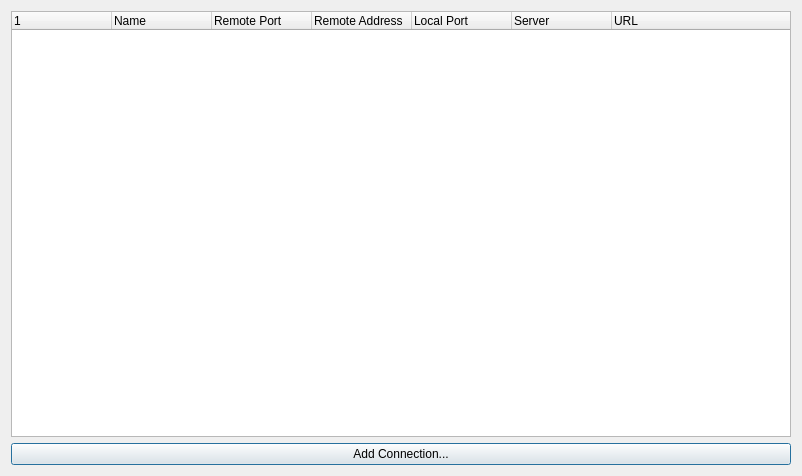
<?xml version="1.0" encoding="UTF-8"?>
<ui version="4.0">
 <class>Dialog</class>
 <widget class="QDialog" name="Dialog">
  <property name="geometry">
   <rect>
    <x>0</x>
    <y>0</y>
    <width>802</width>
    <height>476</height>
   </rect>
  </property>
  <property name="windowTitle">
   <string>SSH Tunnel</string>
  </property>
  <property name="windowIcon">
   <iconset>
    <normaloff>:/icon_main</normaloff>:/icon_main</iconset>
  </property>
  <property name="locale">
   <locale language="English" country="Europe"/>
  </property>
  <layout class="QVBoxLayout" name="verticalLayout">
   <item>
    <widget class="QTreeWidget" name="treeWidget">
     <property name="headerHidden">
      <bool>false</bool>
     </property>
     <property name="columnCount">
      <number>7</number>
     </property>
     <attribute name="headerVisible">
      <bool>true</bool>
     </attribute>
     <column>
      <property name="text">
       <string/>
      </property>
     </column>
     <column>
      <property name="text">
       <string>Name</string>
      </property>
     </column>
     <column>
      <property name="text">
       <string notr="true">Remote Port</string>
      </property>
     </column>
     <column>
      <property name="text">
       <string notr="true">Remote Address</string>
      </property>
     </column>
     <column>
      <property name="text">
       <string notr="true">Local Port</string>
      </property>
     </column>
     <column>
      <property name="text">
       <string>Server</string>
      </property>
     </column>
     <column>
      <property name="text">
       <string>URL</string>
      </property>
     </column>
    </widget>
   </item>
   <item>
    <widget class="QPushButton" name="btnAdd">
     <property name="text">
      <string>Add Connection...</string>
     </property>
    </widget>
   </item>
  </layout>
 </widget>
 <resources>
  <include location="stechuhr.qrc"/>
 </resources>
 <connections/>
</ui>
